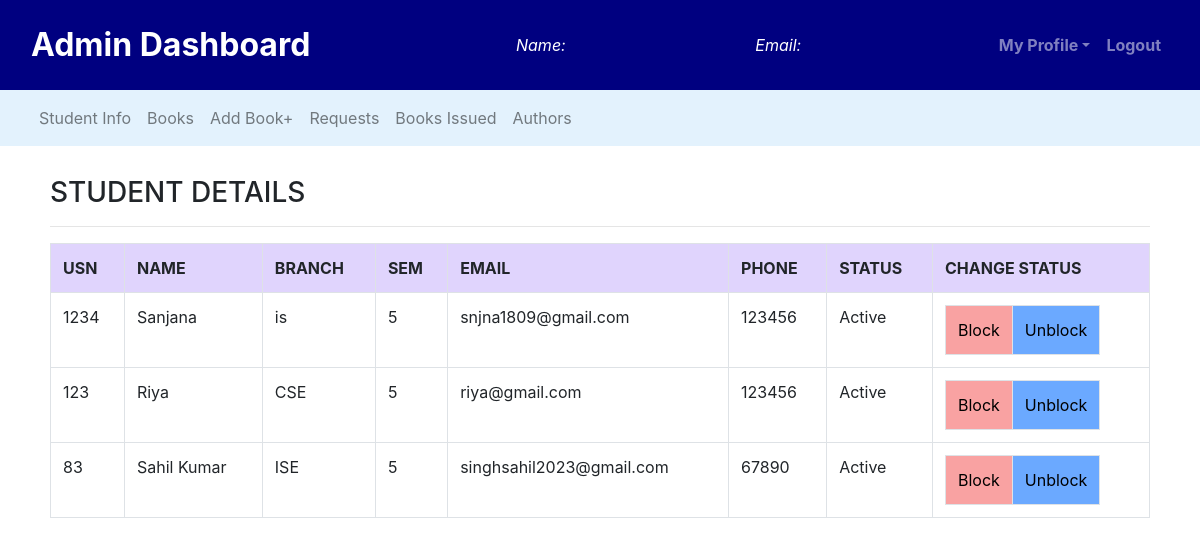
Screenshot of /admin/student_info.php with the database file from the repository.
### tables this page shows
CREATE TABLE `student` (
  `id` int(5) NOT NULL,
  `name` varchar(50) NOT NULL,
  `usn` varchar(50) NOT NULL,
  `branch` varchar(50) NOT NULL,
  `sem` varchar(50) NOT NULL,
  `phone` varchar(50) NOT NULL,
  `email` varchar(50) NOT NULL,
  `password` varchar(50) NOT NULL,
  `status` varchar(50) NOT NULL
);

### admin/student_info.php (the view, shortened to what this page needs)
<!DOCTYPE html>
<html lang="en">
<head>
    <link rel="stylesheet" type="text/css" href="../bootstrap-4.4.1/css/bootstrap.min.css">
</head>
<body>
<nav id="lms" class="navbar navbar-expand-lg navbar-dark ">
		<div class="container-fluid">
			<div class="navbar-header">
				<a class="navbar-brand" href="admin_dashboard.php"><b style ="font-size: xx-large">Admin Dashboard</b></a>
			</div>
			<font style="color: white"><span><em>Name: <?php echo $_SESSION['adminname'];?></em></span></font>
			<font style="color: white"><span><em>Email:<?php echo $_SESSION['adminemail'];?></em></span></font>
			<ul class="nav navbar-nav navbar-right">
				<li class="nav-item dropdown">
					<a class="nav-link dropdown-toggle" data-toggle="dropdown"><b>My Profile</b></a>
				</li>
				<li class="nav-item"><a class="nav-link" href="logout.php"><b>Logout</b></a></li>
			</ul>
		</div>
	</nav>
<nav class="navbar navbar-expand-lg navbar-light" style="background-color: #e3f2fd">
	<div class="container-fluid">
		<ul class="nav navbar-nav navbar-center">
			<li class="nav-item">
				<a href="student_info.php" class="nav-link">Student Info</a>
			</li>
			<li class="nav-item">
				<a href="book_info.php" class="nav-link">Books</a>
			</li>
			<li class="nav-item ">
				<a href="add_book.php" class="nav-link">Add Book+</a>
			</li>
			<li class="nav-item">
				<a href="request.php" class="nav-link">Requests</a>
			</li>
			<li class="nav-item">
				<a href="issue_info.php" class="nav-link">Books Issued</a>
			</li>
			<li class="nav-item">
				<a href="author.php" class="nav-link">Authors</a>
			</li>
		</ul>
	</div>
</nav>
<div  style = "margin: 30px 50px 10px 50px"><h3>STUDENT DETAILS <hr></h3>
<?php
   $connection = mysqli_connect("localhost","root","");
   $query = "select * from student";
   $query_run = mysqli_query($connection,$query);
   echo "<table class='table table-bordered'>";
   echo "<tr style='background-color: #a07ef954'>";
   echo "<th>"; echo "USN"; echo "</th>";
   echo "<th>"; echo "NAME"; echo "</th>";
   echo "<th>"; echo "BRANCH"; echo "</th>";
   echo "<th>"; echo "SEM"; echo "</th>";
   echo "<th>"; echo "EMAIL"; echo "</th>";
   echo "<th>"; echo "PHONE"; echo "</th>";
   echo "<th>"; echo "STATUS"; echo "</th>";
   echo "<th>"; echo "CHANGE STATUS"; echo "</th>";
   echo "</tr>";
   while($row = mysqli_fetch_assoc($query_run))
   {
	echo "<td>"; echo $row["usn"]; echo "</td>";
	echo "<td>"; echo $row["name"]; echo "</td>";
	echo "<td>"; echo $row["branch"]; echo "</td>";
	echo "<td>"; echo $row["sem"]; echo "</td>";
	echo "<td>"; echo $row["email"]; echo "</td>";
	echo "<td>"; echo $row["phone"]; echo "</td>";
	echo "<td>"; echo $row["status"]; echo "</td>";
	echo "<td>"; ?> <table><tr><td style='background-color:#f33d3d7a' ><a href="block.php?id=<?php echo $row["id"];?>" style="color:black">Block</a></td>
	                  <td style='background-color:#1f7dffa8'><a href="unblock.php?id=<?php echo $row["id"];?>" style="color:black">Unblock</a></td></tr></table> <?php echo "</td>";
   }
   echo "</table>";
?>
</div>
</body>
</html>

### admin/student_info.php (style rules this page uses)
#lms { background-color: #000080; height: 90px; }

### rows the page displays
student: usn "1234", name "Sanjana", branch "is", sem "5", email "snjna1809@gmail.com", phone "123456", status "Active"
student: usn "123", name "Riya", branch "CSE", sem "5", email "riya@gmail.com", phone "123456", status "Active"
student: usn "83", name "Sahil Kumar", branch "ISE", sem "5", email "singhsahil2023@gmail.com", phone "67890", status "Active"
